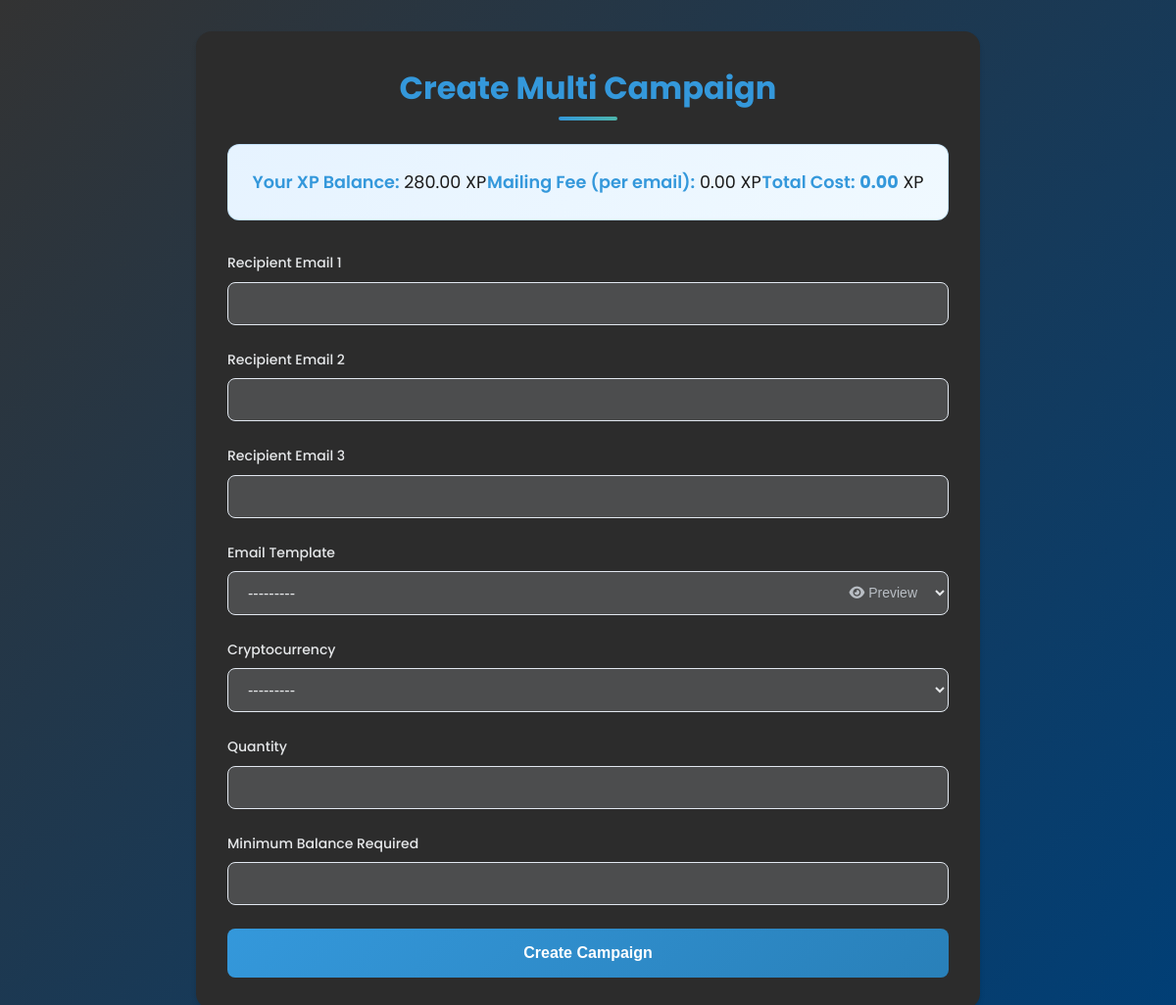
Before: /create-multi-campaign/ (signed in) with the older database file.
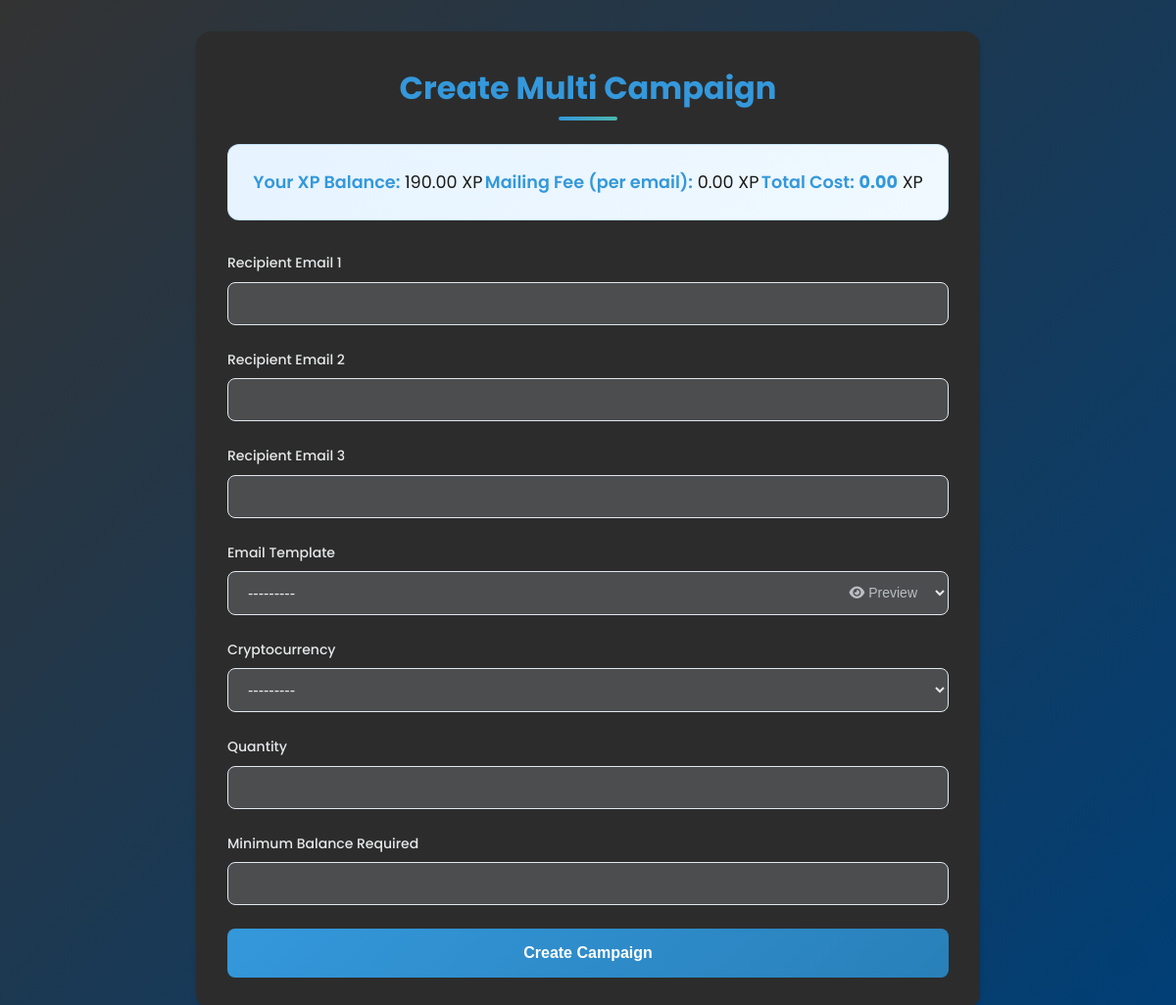
After: the same page with the newer database file.
### account/models.py (models this page shows, shortened)
class UserProfile(models.Model):
    user = models.OneToOneField(User, on_delete=models.CASCADE)
    xp_balance = models.DecimalField(max_digits=10, decimal_places=2, default=0)
    class Meta:
        verbose_name = 'User Profile'
        verbose_name_plural = 'User Profiles'

### core/views.py (the view)
# urls.py: path('create-multi-campaign/', views.create_multi_campaign, name='create_multi_campaign'),  # URL for multi campaign creation
@login_required
def create_multi_campaign(request):
    if request.method == 'POST':
        form = MultiCampaignForm(request.POST)
        if form.is_valid():
            email_1 = form.cleaned_data.get('email_1')
            email_2 = form.cleaned_data.get('email_2')
            email_3 = form.cleaned_data.get('email_3')
            recipient_emails = [email for email in [email_1, email_2, email_3] if email]  # Collect non-empty emails
            campaign_template = form.cleaned_data['email_template']
            cryptocurrency = form.cleaned_data['cryptocurrency']
            quantity = form.cleaned_data['quantity']
            min_balance = form.cleaned_data['min_balance']
            for email in recipient_emails:
                campaign = Campaign(
                    user=request.user,
                    recipient_email=email,
                    email_template=campaign_template,
                    cryptocurrency=cryptocurrency,
                    quantity=quantity,
                    min_balance=min_balance
                )
                xp_cost = campaign_template.xp_cost
                if request.user.userprofile.xp_balance >= xp_cost:
                    request.user.userprofile.xp_balance -= xp_cost
                    request.user.userprofile.save()
                    campaign.save()
                    send_campaign_email(campaign, request)
                else:
                    messages.error(request, f"Insufficient XP for {email}. Campaign could not be created.")
                    continue
            messages.success(request, 'Campaigns created and emails sent successfully!')
            return redirect('core:campaign_list')
    else:
        form = MultiCampaignForm()
    user_profile = UserProfile.objects.get(user=request.user)
    email_templates = EmailTemplate.objects.all()
    email_templates_data = list(email_templates.values('id', 'type', 'xp_cost'))
    for template in email_templates_data:
        template['xp_cost'] = float(template['xp_cost'])  # Convert Decimal to float for JSON compatibility
    return render(request, 'core/create_multi_campaign.html', {
        'form': form,
        'email_templates': email_templates_data,
        'user_profile': user_profile
    })

### core/forms.py (shortened to what this page needs)
class MultiCampaignForm(forms.ModelForm):
    email_1 = forms.EmailField(widget=forms.EmailInput(attrs={'class': 'form-control'}), required=False)
    email_2 = forms.EmailField(widget=forms.EmailInput(attrs={'class': 'form-control'}), required=False)
    email_3 = forms.EmailField(widget=forms.EmailInput(attrs={'class': 'form-control'}), required=False)
    class Meta:
        model = Campaign
        fields = ['email_template', 'cryptocurrency', 'quantity', 'min_balance']
        widgets = {
            'email_template': forms.Select(attrs={'class': 'form-control'}),
            'cryptocurrency': forms.Select(attrs={'class': 'form-control'}),
            'quantity': forms.NumberInput(attrs={'class': 'form-control'}),
            'min_balance': forms.NumberInput(attrs={'class': 'form-control'}),
        }

### core/models.py (called while the page is built)
    def __str__(self):
        return self.name

    def __str__(self):
        return self.type

### templates/core/create_multi_campaign.html (shortened to what this page needs)
{% load static %}
<!DOCTYPE html>
<html lang="en">
<head>
    <link href="https://cdnjs.cloudflare.com/ajax/libs/font-awesome/6.0.0/css/all.min.css" rel="stylesheet">
</head>
<body>
    <div class="container">
        <div class="card">
            <h1>Create Multi Campaign</h1>
            <div class="xp-balance">
                <p><strong>Your XP Balance:</strong> {{ user_profile.xp_balance }} XP</p>
                <p><strong>Mailing Fee (per email):</strong> <span id="mailingFee">0</span> XP</p>
                <p><strong>Total Cost:</strong> <span id="totalCost">0</span> XP</p>
            </div>
            <form method="post">
                <div class="form-group">
                    <label for="email_1">Recipient Email 1</label>
                    {{ form.email_1 }}
                </div>
                <div class="form-group">
                    <label for="email_2">Recipient Email 2</label>
                    {{ form.email_2 }}
                </div>
                <div class="form-group">
                    <label for="email_3">Recipient Email 3</label>
                    {{ form.email_3 }}
                </div>
                <div class="form-group">
                    <label for="email_template">Email Template</label>
                    <div class="template-select-wrapper">
                        {{ form.email_template }}
                        <button type="button" class="preview-button" onclick="showTemplatePreview()">
                            <i class="fas fa-eye"></i> Preview
                        </button>
                    </div>
                </div>
                <div class="form-group">
                    <label for="cryptocurrency">Cryptocurrency</label>
                    {{ form.cryptocurrency }}
                </div>
                <div class="form-group">
                    <label for="quantity">Quantity</label>
                    {{ form.quantity }}
                </div>
                <div class="form-group">
                    <label for="min_balance">Minimum Balance Required</label>
                    {{ form.min_balance }}
                </div>
                <button type="submit" class="btn-primary">Create Campaign</button>
            </form>
        </div>
    </div>
</body>
</html>

Changed rows visible on the page:
changed UserProfile: xp_balance "280.00" → "190.00"
